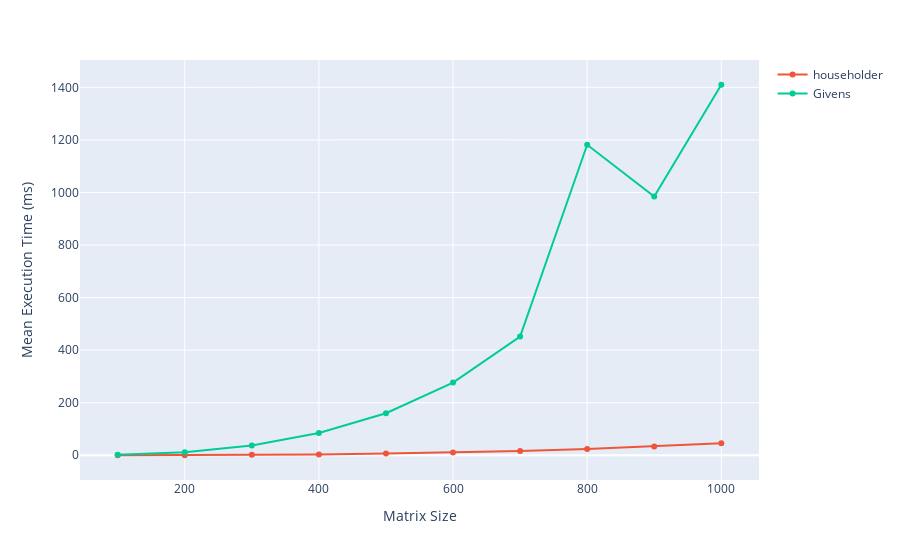

Notebook source saved alongside this figure:
### Code cell
import plotly.express as px

# Parse the two XML files
householder_sizes, householder_means = parse_xml_results("results/householder.xml")
givens_sizes, givens_means = parse_xml_results("results/givens_rotation.xml")


# Create a Plotly figure with both lines
fig = px.line(
    labels={"x": "Matrix Size", "y": "Mean Execution Time (ms)"},
)

# Add householder trace
fig.add_scatter(
    x=householder_sizes, y=householder_means, mode="lines+markers", name="householder"
)

# Add Givens trace
fig.add_scatter(x=givens_sizes, y=givens_means, mode="lines+markers", name="Givens")

fig.update_layout(xaxis_title="Matrix Size", yaxis_title="Mean Execution Time (ms)")


fig.show()

# exprt fig to jpg
fig.write_image("figures/householder_givens.jpg", scale=10, width=1000, height=600)

### Figure 1 — Plotly figure (JSON) as saved in the notebook; plotly's stock layout.template omitted (floating-point values rounded to 4 significant figures)
{"data": [{"hovertemplate": "<extra></extra>", "legendgroup": "", "line": {"color": "#636efa", "dash": "solid"}, "marker": {"symbol": "circle"}, "mode": "lines", "name": "", "orientation": "v", "showlegend": false, "type": "scatter", "xaxis": "x", "yaxis": "y"}, {"mode": "lines+markers", "name": "householder", "type": "scatter", "x": [100, 200, 300, 400, 500, 600, 700, 800, 900, 1000], "y": [0.1309, 0.5903, 1.597, 3.452, 6.546, 10.85, 16.69, 24.28, 33.67, 45.89]}, {"mode": "lines+markers", "name": "Givens", "type": "scatter", "x": [100, 200, 300, 400, 500, 600, 700, 800, 900, 1000], "y": [2.103, 11.69, 37.5, 84.89, 160.0, 276.4, 451.8, 1181.0, 984.6, 1410.0]}], "layout": {"legend": {"tracegroupgap": 0}, "margin": {"t": 60}, "xaxis": {"anchor": "y", "domain": [0, 1], "title": {"text": "Matrix Size"}}, "yaxis": {"anchor": "x", "domain": [0, 1], "title": {"text": "Mean Execution Time (ms)"}}}}
